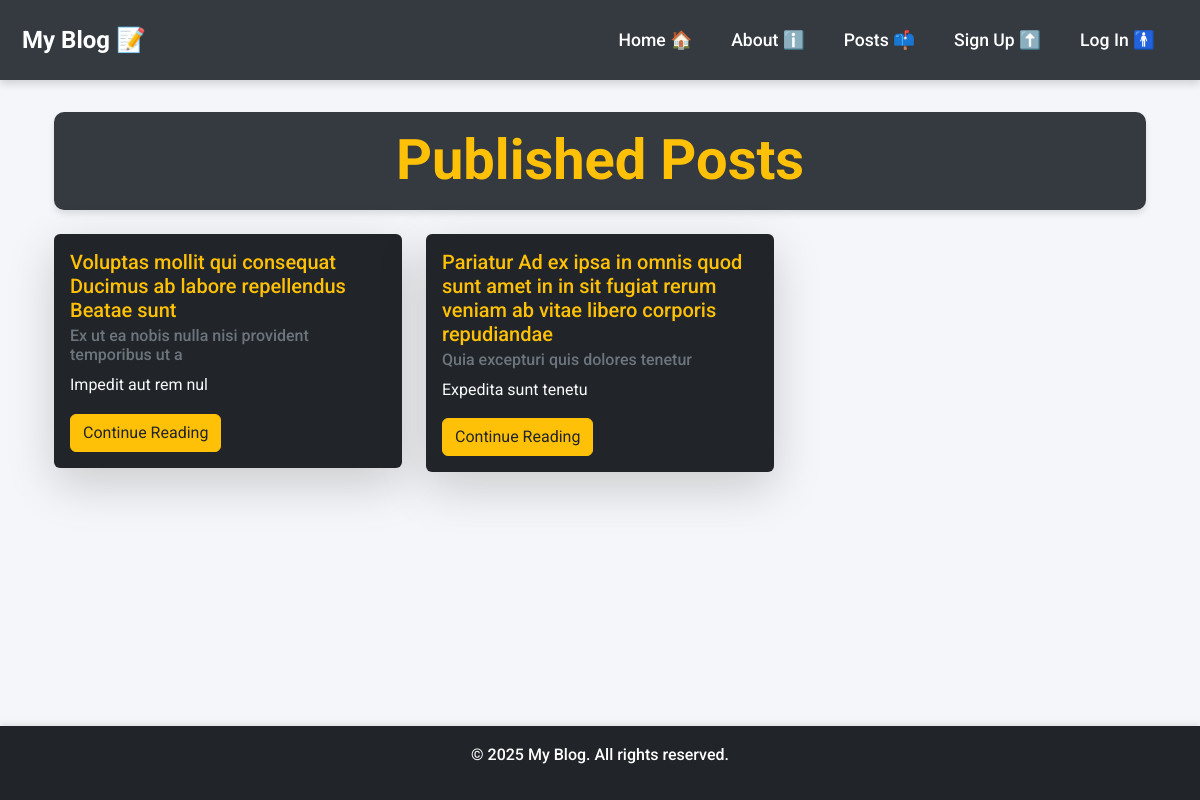
/posts/, run on the app's committed database.
### posts/models.py (models this page shows, shortened)
class Status(models.Model):
    name = models.CharField(max_length=128)
    description = models.CharField(max_length=256)

class Post(models.Model):
    title = models.CharField(max_length=128)
    subtitle = models.CharField(max_length=256)
    body = models.TextField()
    author = models.ForeignKey(
        get_user_model(),
        on_delete=models.CASCADE
    )
    status = models.ForeignKey(
        Status,
        on_delete=models.CASCADE
    )
    created_on = models.DateTimeField(auto_now_add=True)

### posts/views.py (the view)
# urls.py: path("", views.PostListView.as_view(), name="list"),
class PostListView(ListView):
    template_name = "posts/list.html"
    model = Post
    def get_context_data(self, **kwargs):
        context = super().get_context_data(**kwargs)
        published = Status.objects.get(name="published")
        context["title"] = ("Published")
        context["post_list"] = (
            Post.objects
            .filter(status=published)
            .order_by("created_on").reverse()
        )
        return context

### templates/posts/list.html (shortened to what this page needs)
{% extends 'base.html' %}
{% block content %}
<div class="container mt-3">
    <h1 class="display-4 fw-bold text-warning text-center">{{ title }} Posts</h1>
    <div class="row mt-4">
        {% for post in post_list %}
        <div class="col-md-6 col-lg-4 mb-4">
            <div class="card bg-dark text-light shadow-lg border-0">
                <div class="card-body">
                    <h5 class="card-title text-warning">{{ post.title }}</h5>
                    <h6 class="card-subtitle mb-2 text-secondary">{{ post.subtitle }}</h6>
                    <p class="card-text">{{ post.body|truncatechars:64 }}</p>
                    <a href="{% url 'detail' post.id %}" class="btn btn-warning text-dark">Continue Reading</a>
                </div>
            </div>
        </div>
        {% empty %}
        <p class="text-center text-light">No posts available yet. Be the first to create one!</p>
        {% endfor %}
    </div>
</div>
{% endblock content %}

### templates/base.html (shortened to what this page needs)
{% load static %}
<!DOCTYPE html>
<html lang="en">
<head>
    <link href="https://cdn.jsdelivr.net/npm/bootstrap@5.3.3/dist/css/bootstrap.min.css" rel="stylesheet"
>
    <link href="{% static 'css/base.css' %}" rel="stylesheet">
</head>
<body class="d-flex flex-column min-vh-100">
    <nav class="navbar navbar-expand-lg navbar-dark bg-dark py-3">
        <div class="container-fluid d-flex justify-content-between">
            <a class="navbar-brand" href="{% url 'home' %}">My Blog 📝</a>
            <div class="collapse navbar-collapse" id="navbarNav">
                <ul class="navbar-nav ms-auto gap-2">
                    <li class="nav-item">
                        <a class="nav-link" href="{% url 'home' %}">Home 🏠</a>
                    </li>
                    <li class="nav-item">
                        <a class="nav-link" href="{% url 'about' %}">About ℹ️</a>
                    </li>
                    <li class="nav-item">
                        <a class="nav-link" href="{% url 'list' %}">Posts 📫</a>
                    </li>
                    {% if user.is_authenticated %}
                    <form method="POST" action="{% url 'logout' %}">
                        {% csrf_token %}
                        <input type="submit" class="nav-link" value="Log Out ❌">
                    </form>
                    {% else %}
                    <li class="nav-item">
                        <a class="nav-link" href="{% url 'signup' %}">Sign Up ⬆️</a>
                    </li>
                    <li class="nav-item">
                        <a class="nav-link" href="{% url 'login' %}">Log In 🚹</a>
                    </li>
                    {% endif %}
                </ul>
            </div>
        </div>
    </nav>
    <main class="flex-grow-1 container my-3">
        {% block content %}{% endblock content %}
    </main>
    <footer class="bg-dark text-white text-center py-3 mt-auto">
        <p>&copy; 2025 My Blog. All rights reserved.</p>
    </footer>
</body>
</html>

### static/css/base.css (style rules this page uses)
body { font-family: 'Roboto', sans-serif; background-color: #f4f6f9; color: #333; line-height: 1.6; margin: 0; padding: 0; }
h1 { text-align: center; color: #fff; padding: 15px; background-color: #343a40; border-radius: 10px; margin-bottom: 20px; font-size: 2rem; font-weight: bold; box-shadow: 0 4px 6px rgba(0, 0, 0, 0.1); }
.navbar { background-color: #343a40 !important; box-shadow: 0 4px 8px rgba(0, 0, 0, 0.15); padding: 10px; }
.navbar-brand { color: #fff !important; font-weight: bold; font-size: 1.5rem; transition: color 0.3s ease-in-out; }
.nav-item { margin-right: 15px; }
.nav-item a { color: #fff !important; font-weight: 500; font-size: 1.1rem; transition: color 0.3s ease-in-out; }
footer { background-color: #343a40; color: #fff; padding: 20px 0; margin-top: auto; text-align: center; font-size: 1rem; font-weight: 500; box-shadow: 0 -2px 6px rgba(0, 0, 0, 0.1); }

### data on the page
Status: name "Published"
Post: title "Voluptas mollit qui consequat Ducimus ab labore repellendus Beatae sunt", subtitle "Ex ut ea nobis nulla nisi provident temporibus ut a", body "Impedit aut rem nul"
Post: title "Pariatur Ad ex ipsa in omnis quod sunt amet in in sit fugiat rerum veniam ab vitae libero corporis repudiandae", subtitle "Quia excepturi quis dolores tenetur", body "Expedita sunt tenetu"
